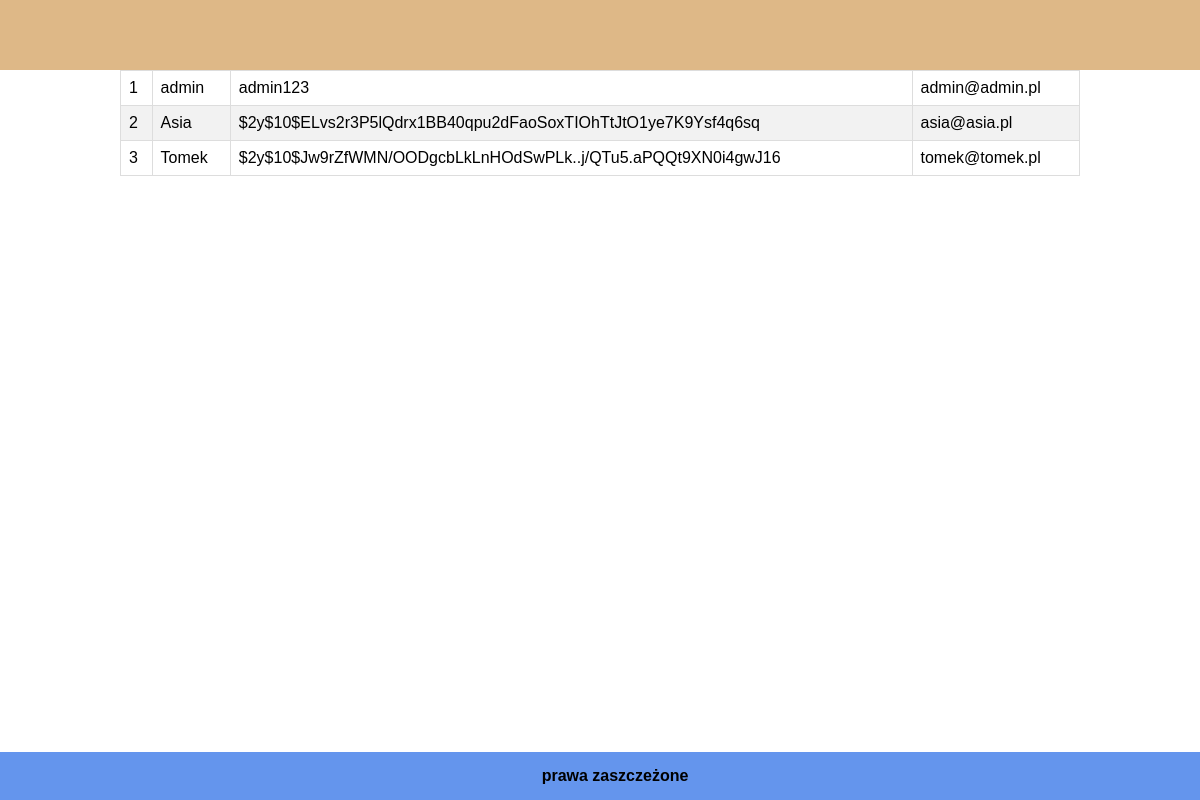
The page /users.php on the database its author committed.
### tables this page shows
CREATE TABLE `users` (
  `id` int(10) NOT NULL,
  `login` varchar(255) NOT NULL,
  `password` varchar(255) NOT NULL,
  `email` varchar(255) NOT NULL
);

### users.php (the view, shortened to what this page needs)
<!DOCTYPE html>
<html lang="pl" dir="ltr">
<head>
<link rel="stylesheet" href="style.css">
</head>
<body>
<header>
    <div id="logo"></div>
</header>
<section class="container">
<?php
    require_once "connect.php";
    $connect = @new mysqli($host,$db_user,$db_password,$db_name);
    $accounts = mysqli_query($connect,"SELECT * FROM users ");
    if(mysqli_num_rows($accounts) > 0)
    {
        echo "<table cellpadding=\"2\" border=1>";
        while($r = mysqli_fetch_assoc($accounts))
        {
            echo "<tr>";
            echo "<td>".$r['id']."</td>";
            echo "<td>".$r['login']."</td>";
            echo "<td>".$r['password']."</td>";
            echo "<td>".$r['email']."</td>";
            echo "</tr>";
        }
        echo "</table>";
    }
?>
</section>
<div id="footer">
    <b>prawa zaszczeżone</b>
</div>
</body>
</html>

### style.css (style rules this page uses)
* { margin:0; padding:0; }
body { background-color:white; font-family: "Avant Garde", Avantgarde, "Century Gothic", CenturyGothic, "AppleGothic", sans-serif; position:relative; }
header { width:100%; height:70px; padding: 0; background-color: burlywood; z-index:2; position: fixed; position:top; }
.container { padding-top:70px; width:960px; margin:0 auto; }
#footer { clear:both; width:100%; text-align: center; padding: 15px; font-family: Arial, Helvetica, sans-serif; font-size: 15px bold; background-color: cornflowerblue; position: fixed; bottom:0; }
#logo { float:left; width:20%; padding:10px 10px; font-size: 40px; }
table { font-family: "Trebuchet MS", Arial, Helvetica, sans-serif; border-collapse: collapse; width: 100%; height: 70%; }
table td, #table th { border: 1px solid #ddd; padding: 8px; }
table tr:nth-child(even) { background-color: #f2f2f2; }
table tr:first-child { position:sticky; }

### rows shown on the page
users: id "1", login "admin", password "admin123", email "admin@admin.pl"
users: id "2", login "Asia", password "$2y$10$ELvs2r3P5lQdrx1BB40qpu2dFaoSoxTIOhTtJtO1ye7K9Ysf4q6sq", email "asia@asia.pl"
users: id "3", login "Tomek", password "$2y$10$Jw9rZfWMN/OODgcbLkLnHOdSwPLk..j/QTu5.aPQQt9XN0i4gwJ16", email "tomek@tomek.pl"
